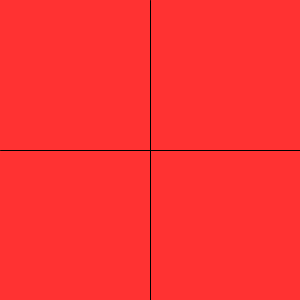
Frame 1 (no input)
Frame 60 (the mouse pressed at the canvas centre just before this capture): identical to frame 1, image omitted
Frame 120 (the mouse held since frame 60 and released just before this capture): identical to frame 1, image omitted

The Processing sketch that drew this single still picture (run headless with seeded random() and noise(); from frame 60 on, the mouse is pressed at the canvas centre):

// Processing sketch: criss_cross_b
// ── criss_cross_b.pde
/****************************************************************************************
 * Created By : Alexander Soloviev                                                       *
 * Due Date : 03/30/2018 23:59                                                           *
 * Course Code : COMP - 1029                                                             *    
 ****************************************************************************************/
void setup()
{
  size(300, 300);
}

void draw()
{
  /* if mouse postion X is larger than the width of the sketch when its divided by two, AND when mouse poistion y is larger than the height of the sketch when its divided by two 
   for the OR statement everything is the same except its if the height/width is larger instead of the mouse */
  if (((mouseX < width / 2) && (mouseY > height / 2)) || ((mouseX > width / 2) && (mouseY < height / 2))) { 
    background(50, 255, 50); //then change the color to green
  } else {
    background(255, 50, 50); //else set it back to red/leave it at red.
  }
  line(0, height / 2, width, height / 2); //line pos starts at 0, height devide by 2, width of the (size). deivde by 2 the height.
  line(width / 2, 0, width / 2, height);
}
